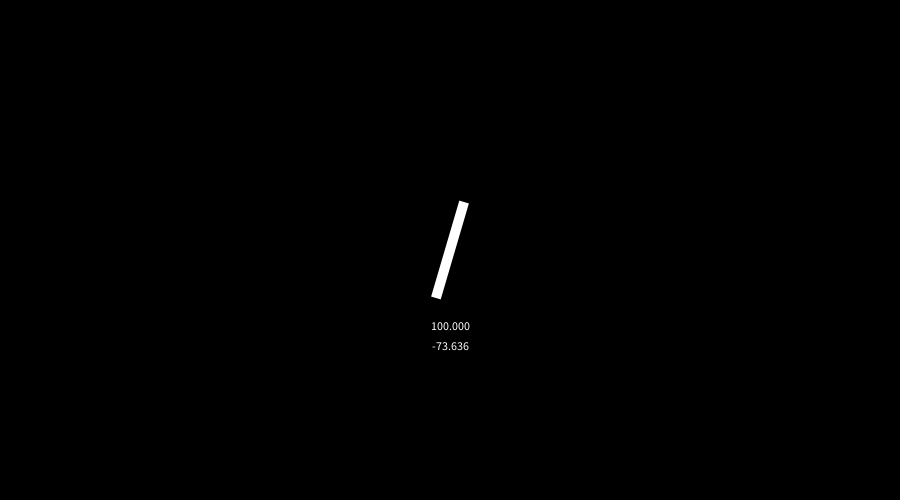
Frame 1 (no input)
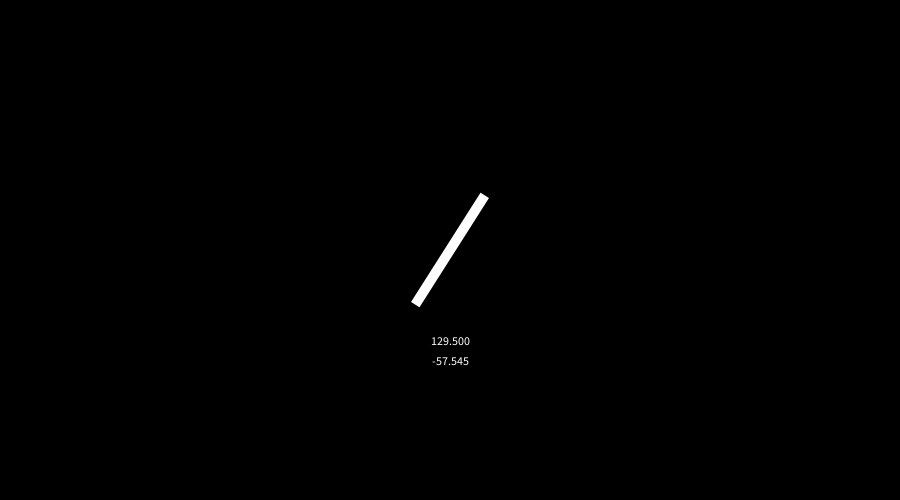
Frame 60 (the mouse pressed at the canvas centre just before this capture)
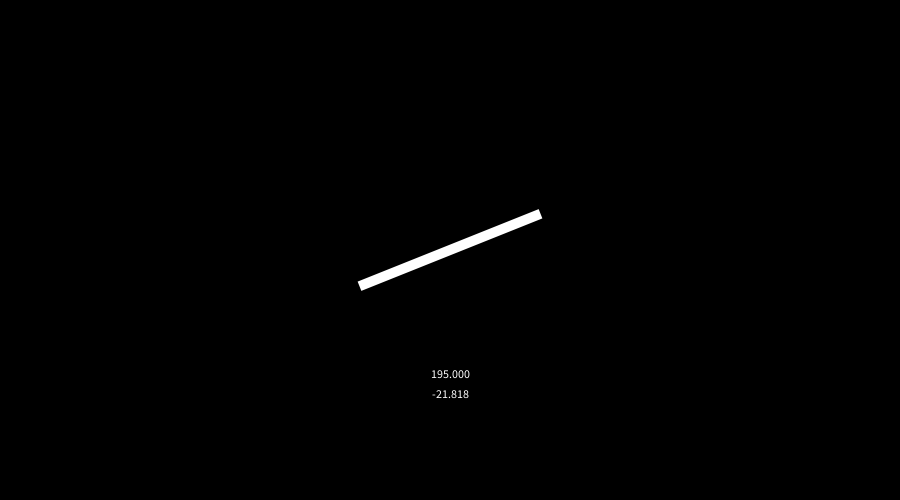
Frame 120 (the mouse held since frame 60 and released just before this capture)

The Processing sketch that drew these frames (run headless with seeded random() and noise(); from frame 60 on, the mouse is pressed at the canvas centre):

// Processing sketch: sketch_05_lerp_morphing_rotate
// ── sketch_05_lerp_morphing_rotate.pde
//複数のデータを、データ間をモーフィングさせながら可視化してみる
//データを、形と角度に変換

float [] data = {100,150,400,300,70}; //データの配列
int index = 0;  //表示するデータのインデックス

float size = data[index];            //表示するデータ
float next_size = data[index + 1];   //次に表示するデータ
float morph_size;                    //データ間をモーフィングしたデータ

float percent = 0;                   //モーフィングの割合（lerp関数で使うため、1を超えないようにする）

float data_max = max(data);          //データの最大値
float data_min = min(data);          //データの最小値
float morph_rotate;                   //角度の変数

void setup(){
  size(900,500);
  noStroke();
  fill(255);
  textAlign(CENTER);
  rectMode(CENTER);
}


void draw(){
  background(0);
  
  //モーフィングの計算
  morph_size = lerp(size, next_size, percent);
  
  //角度の計算
  //map関数を使って、morph_size　を -90 〜 90の間の数値に変換する。
  morph_rotate = map( morph_size, data_min, data_max, -90, 90);
  
  pushMatrix();
  
  translate(width/2,height/2);
  rotate( radians(morph_rotate) );
  
  //結果を四角形で可視化
  rect(0, 0, morph_size, 10);
  
  popMatrix();
  
  fill(255);
  text(morph_size, width/2, height/2 + morph_size/2 +30);
  text(morph_rotate, width/2, height/2 + morph_size/2 +50);
  
  //モーフィングの割合を更新
  percent += 0.01;
  
  //モーフィングの割合が1になった時の処理
  if(percent >=1.0){
    
    //表示するデータのインデックスを進める
    index += 1;
    
    //配列の最後に到達したら停止
    if(index == data.length - 1){
      noLoop();
    }
    else{
      //表示するデータと、次に表示するデータを更新
      size = data[index];
      next_size = data[index + 1];
    }
    
    //モーフィングの割合を初期化
    percent = 0;
  }
 
}
